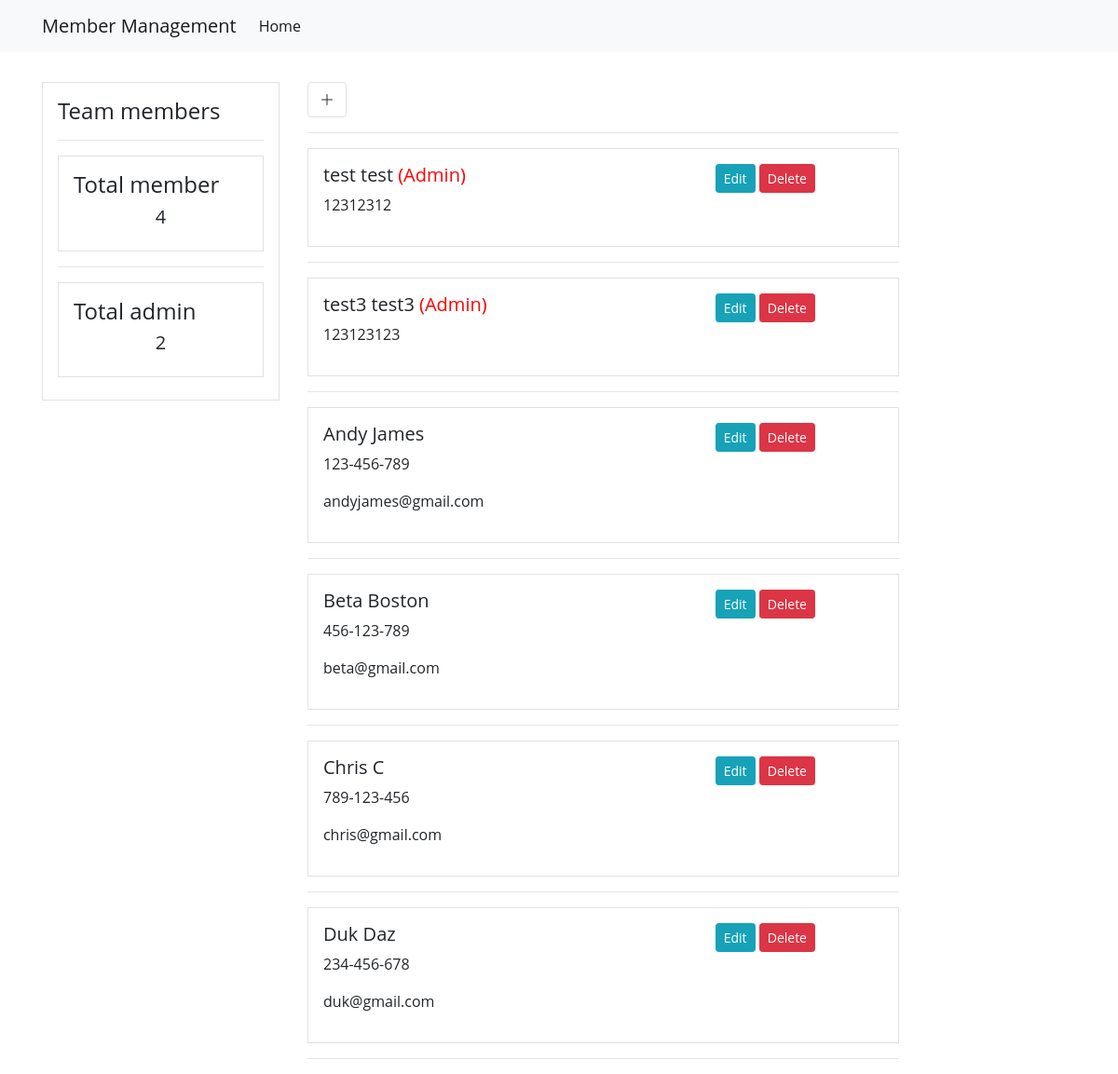
The app's page /, older data.
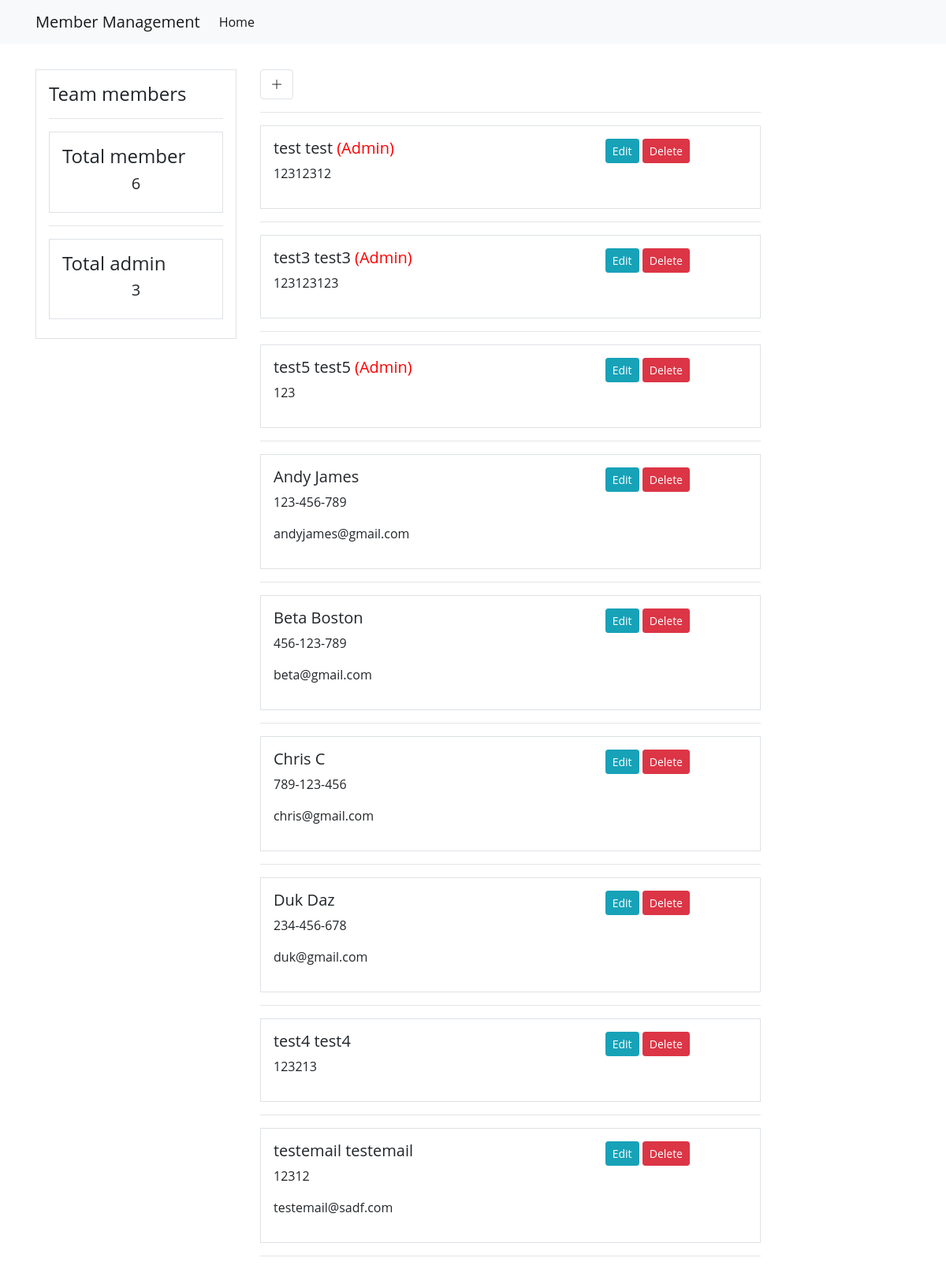
The same page, newer data.
### membermanagementapp/models.py (models this page shows, shortened)
class Member(models.Model):
    first_name  = models.CharField(max_length=50)
    last_name   = models.CharField(max_length=50)
    email  = models.EmailField(max_length=70,blank=True)
    phone_number  = models.CharField(max_length=50,blank=True,null=True)
    role = models.CharField(max_length=50, blank=True, null=True, choices=role_choice, default='Regular Member')

### membermanagementapp/views.py (the view)
# urls.py: path('', views.index, name='membermangement-index'),
def index(request):
    members =  Member.objects.all().order_by('role')
    count_members = Member.objects.filter(role='Regular Member').count()
    count_admin = Member.objects.filter(role='Admin').count()
    context = {
        'members': members,
        'count_members': count_members,
        'count_admin': count_admin
    }
    return render(request, 'membermanagementapp/index.html', context)

### membermanagementapp/templates/membermanagementapp/index.html
{% extends 'partials/base.html' %}
{% block content %}
    <div >
        <a class="border btn btn-default" href="/addItem">
            <i class="bi bi-plus-lg"></i>
        </a>
        <hr>
        {% for member in members %}
        <div class="border p-3">
            <div class="row">
                <div class="col-md-8">
                    <h5>
                        {{ member.first_name }}
                        {{ member.last_name }}
                        {% if member.role == 'Admin' %}
                            <h7 style="color:red;">({{ member.role }})</h7>
                        {% endif %}
                    </h5>
                    <p>{{ member.phone_number }}</p>
                    <p>{{ member.email }}</p>
                </div>
                <div class="col-md-4">
                    <a class="btn btn-info btn-sm" href="{% url 'membermangement-edit-item' member.id %}">Edit</a>
                    <a class="btn btn-danger btn-sm" href="#">Delete</a>
                </div>
            </div>
        </div>
        <hr>
        {% endfor %}
    </div>
{% endblock %}

### membermanagementapp/templates/partials/base.html (shortened to what this page needs)
<!DOCTYPE html>
<html lang="en">
  <head>
    <link
      rel="stylesheet"
      href="https://cdn.jsdelivr.net/npm/bootstrap@4.6.1/dist/css/bootstrap.min.css"
    />
    <link
      rel="stylesheet"
      href="https://cdn.jsdelivr.net/npm/bootstrap-icons@1.7.2/font/bootstrap-icons.css"
    />
  </head>
  <body>
    {% include 'partials/nav.html' %}
    <div class="container">
      <div class="row mt-3 pt-3">
        <div class="col-md-3">{% include 'partials/side.html' %}</div>
        <div class="col-md-7">
          {% block content %} {% endblock %}
        </div>
      </div>
    </div>
  </body>
</html>

### membermanagementapp/templates/partials/nav.html (shortened to what this page needs)
<nav class="navbar navbar-expand-lg navbar-light bg-light">
    <div class="container">
  <a class="navbar-brand" href="/">Member Management</a>
  <div class="collapse navbar-collapse" id="navbarSupportedContent">
    <ul class="navbar-nav mr-auto">
      <li class="nav-item active">
        <a class="nav-link" href="/"
          >Home <span class="sr-only">(current)</span></a
        >
      </li>
    </ul>
  </div>
</div>
</nav>

### membermanagementapp/templates/partials/side.html
<div class="border p-3">
    <h4>Team members</h4>
    <hr>
    <div class="border p-3 mb-2">
        <h4>Total member</h4>
        <h5 class="text-center">{{count_members}}</h5>
    </div>
    <hr>
    <div class="border p-3 mb-2">
        <h4>Total admin</h4>
        <h5 class="text-center">{{count_admin}}</h5>
    </div>
</div>

### membermanagementapp/templates/partials/base.html (style rules this page uses)
body { font-family: 'Open Sans', sans-serif; }

Row changes from the older to the newer data that the page shows:
added Member: first_name "test5", last_name "test5", role "Admin", phone_number "123"
added Member: first_name "test4", last_name "test4", phone_number "123213"
added Member: first_name "testemail", last_name "testemail", phone_number "12312", email "testemail@sadf.com"
Text that changed along with them:
{{ count_members }}: "4" → "6"
{{ count_admin }}: "2" → "3"
